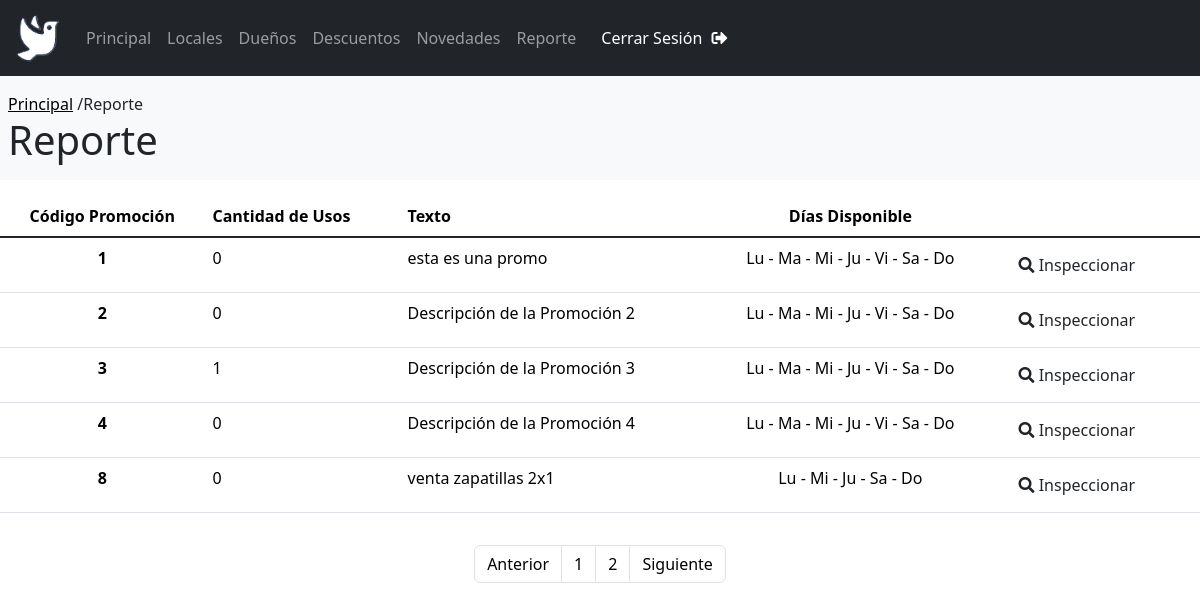
The app's page /PaginaAdmin/ReporteAdmin.php (signed in) with its own data.
### tables this page shows
CREATE TABLE `promociones` (
  `id` int(11) NOT NULL,
  `nombre` varchar(25) NOT NULL,
  `descripcion` text DEFAULT NULL,
  `categoriaMin` enum('inicial','medium','premium') NOT NULL,
  `diasValidos` varchar(7) NOT NULL COMMENT 'DLMMJVS\r\n(dias validos: 1)\r\n(dias no valid: 0)\r\n(de domingo a sabado)',
  `fechaDesde` date NOT NULL,
  `fechaHasta` date NOT NULL,
  `estadoPromo` enum('aprobada','pendiente','denegada') NOT NULL COMMENT '''aprobada'', ''pendiente'', ''denegada''',
  `codLocal` int(11) NOT NULL
);

### PaginaAdmin/ReporteAdmin.php (the view, shortened to what this page needs)
<?php
  include('../BasesDeDatos/UnicaBaseDeDatos.php');
  $filasPorPagina = 5;
  $paginaActual = isset($_GET['pagina']) ? (int)$_GET['pagina'] : 1;
  $inicio = ($paginaActual - 1) * $filasPorPagina;
  $sqlTotal = "SELECT COUNT(*) as total FROM promociones";
  $resultadoTotal = mysqli_query($conn, $sqlTotal);
  $filaTotal = mysqli_fetch_assoc($resultadoTotal);
  $totalRegistros = $filaTotal['total'];
  $totalPaginas = ceil($totalRegistros / $filasPorPagina);
  $sql = "SELECT * FROM promociones LIMIT $inicio, $filasPorPagina";
  $resultado = mysqli_query($conn, $sql);
?>
<!DOCTYPE html>
<html lang="es">
<head>
    <link rel="stylesheet" href="EstiloParaTablas.css">
    <link rel="stylesheet" href="EstiloParaTitulos.css">
    <link href="https://cdn.jsdelivr.net/npm/bootstrap@5.3.3/dist/css/bootstrap.min.css" rel="stylesheet">
    <link rel="stylesheet" href="https://cdnjs.cloudflare.com/ajax/libs/font-awesome/5.15.4/css/all.min.css">
    <link rel="stylesheet" href="https://cdn.jsdelivr.net/npm/sweetalert2@11/dist/sweetalert2.min.css">
</head>
<body>
    <?php
        include("headerAdmin.php");
    ?>
    <div class="contenedor1">
      <p id="Home"><a id="linkHome" href="PrincipalAdmin.php">Principal</a> /Reporte</p>
      <h1 id="titulo">Reporte</h1>
    </div>
    <div class="conteiner table-responsive">
        <table id="sinMargen" class="table">
          <thead>
            <tr>
              <th scope="col" class="text-center">Código Promoción</th>
              <th scope="col">Cantidad de Usos</th>
              <th scope="col">Texto</th>
              <th scope="col" class="text-center">Días Disponible</th>
              <th scope="col">&nbsp;</th>
            </tr>
          </thead>
          <tbody class="table-group-divider">
            <?php if (mysqli_num_rows($resultado) > 0): ?>
            <?php while ($fila = mysqli_fetch_assoc($resultado)): ?>
            <tr>
              <th scope="row" class="text-center"><?php echo $fila['id']; ?></th>
              <?php
                $sql = "SELECT * FROM usopromociones WHERE codPromo = " . $fila['id'] . " AND estado = 'aceptada'";
                $result = mysqli_query($conn, $sql);
                $cantUsos = (mysqli_num_rows($result))
              ?>
              <td> <?php echo $cantUsos ?></td>
              <td><?php echo $fila['descripcion']; ?></td>
              <?php
                $diasBinario = $fila['diasValidos'];
                $diasTexto = ["Lu", "Ma", "Mi", "Ju", "Vi", "Sa", "Do"];
                $diasResultado = [];
                for ($i = 0; $i < 7; $i++) {
                    if ($diasBinario[$i] === "1") {
                        $diasResultado[] = $diasTexto[$i];
                    }  }  ?>
              <td class="text-center"><?php echo implode(" - ", $diasResultado); ?></td>
              <td>
                  <button id="botonLupa" class="btn" data-bs-toggle="modal" data-bs-target="#Modal" >
                    <i class="fas fa-search"></i> Inspeccionar
                  </button>
              </td>
            </tr>
              <?php endwhile; ?>
              <?php else: ?>
            <tr>
                  <td colspan="8" class="text-center">No se encontraron registros.</td>
              </tr>
          <?php endif; ?>
          </tbody>
        </table>
    </div>
    <nav aria-label="Page navigation example" id="paginacion">
        <ul class="pagination" id="enlaces">
          <?php if ($paginaActual > 1): ?>
            <li class="page-item "><a class="page-link" id="item" href="?pagina=<?php echo $paginaActual - 1; ?>">Anterior</a></li>
          <?php else: ?>
            <li class="page-item "><a class="page-link" id="item" href="#">Anterior</a></li>
          <?php endif; ?>
          <?php for ($i = 1; $i <= $totalPaginas; $i++): ?>
            <li class="page-item" ><a class="page-link" id="item" href="?pagina=<?php echo $i; ?>" class="<?php echo ($i == $paginaActual) ? 'active' : ''; ?>"><?php echo $i; ?></a></li>
          <?php endfor; ?>
          <?php if ($paginaActual < $totalPaginas): ?>
            <li class="page-item "><a class="page-link" id="item" href="?pagina=<?php echo $paginaActual + 1; ?>">Siguiente</a></li>
          <?php else: ?>
            <li class="page-item "><a class="page-link" id="item" href="#">Siguiente</a></li>
          <?php endif; ?>
        </ul>
    </nav>
</body>
</html>

### PaginaAdmin/EstiloParaTablas.css (style rules this page uses)
.conteiner { display: flex; margin:auto; margin-top: 1em; margin-bottom: 2em; align-items: center; justify-content: left; flex-direction: column; }
#sinMargen { margin-bottom: 0; }
#botonLupa { transition: transform 0.5s ease-in; transition: background-color 0.5s ease-in; }
#paginacion { display: flex; justify-content: center; margin-top: 1em; margin-bottom: 1em; }
#enlaces { margin-left: 1em; margin-right: 1em; }
#item { color: black; }

### PaginaAdmin/EstiloParaTitulos.css (style rules this page uses)
#Home { margin-bottom: 0px; }
#linkHome { text-decoration: underline black; color: black; }
.contenedor1 { padding-top: 1em; padding-bottom: 0.5em; padding-left: 0.5em; background-color: #f8f9fa; }

### PaginaAdmin/headerAdmin.php (style rules this page uses)
i { padding-left: 5px; }

### records on screen
promociones: id "1", cantUsos "0", descripcion "esta es una promo", diasResultado "Lu - Ma - Mi - Ju - Vi - Sa - Do"
promociones: id "2", cantUsos "0", descripcion "Descripción de la Promoción 2", diasResultado "Lu - Ma - Mi - Ju - Vi - Sa - Do"
promociones: id "3", cantUsos "1", descripcion "Descripción de la Promoción 3", diasResultado "Lu - Ma - Mi - Ju - Vi - Sa - Do"
promociones: id "4", cantUsos "0", descripcion "Descripción de la Promoción 4", diasResultado "Lu - Ma - Mi - Ju - Vi - Sa - Do"
promociones: id "8", cantUsos "0", descripcion "venta zapatillas 2x1", diasResultado "Lu - Mi - Ju - Sa - Do"
